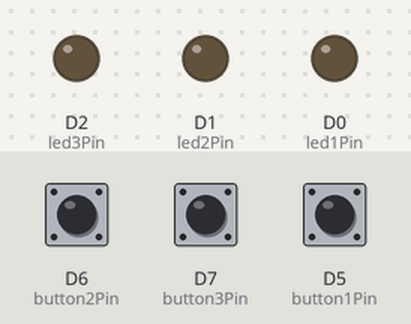
Recording of a program running on a simulated ESP8266 (NodeMCU). On the bench: output pins drawn as LEDs (lit = HIGH). Inputs (shaded band) come from the test bench; at power-on: D6 (button2Pin) HIGH, D7 (button3Pin) HIGH, D5 (button1Pin) HIGH.

Above: at 1.2 s.
1.3 s: D6 (button2Pin) pulled LOW for 0.15 s
At 1.37 s:
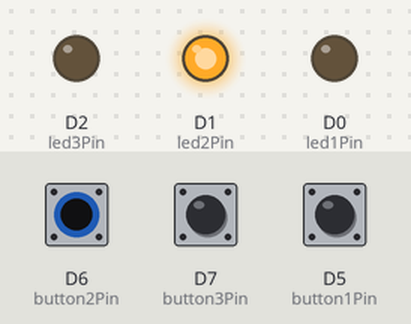
2.9 s: D7 (button3Pin) pulled LOW for 0.15 s
At 2.97 s:
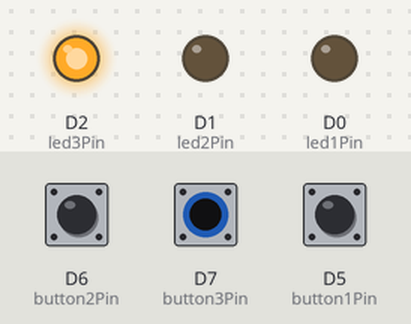
4.5 s: D5 (button1Pin) pulled LOW for 0.15 s
At 4.57 s:
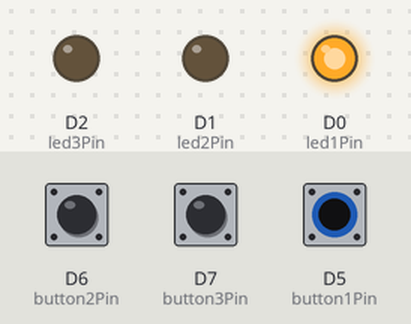
6.1 s: D5 (button1Pin) pulled LOW for 3.2 s
At 9.6 s:
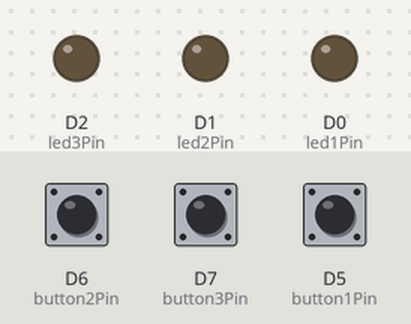
10.8 s: D6 (button2Pin) pulled LOW for 3.2 s
At 12.0 s:
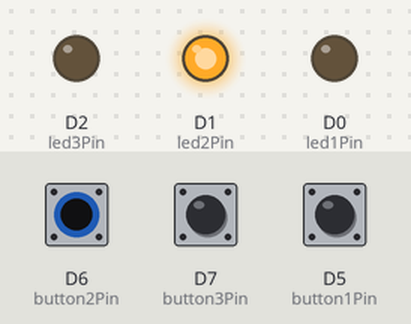
15.5 s: D6 (button2Pin) driven LOW and D7 (button3Pin) driven LOW
At 16.8 s:
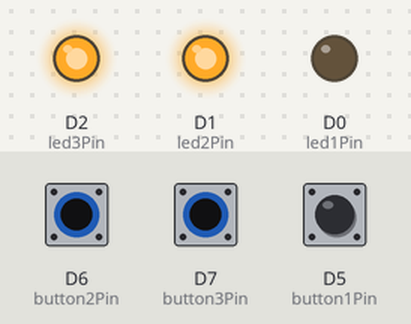
Timing chart, 0 to 18.0 s (numbered marks = the images above; inputs shaded):
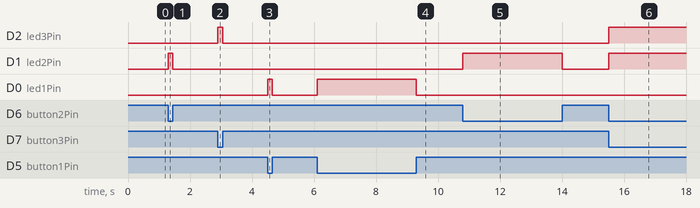

Measured:
- after the input at 1.3 s, D1 (led2Pin): LOW → HIGH at once, → LOW 0.15 s later
- after the input at 2.9 s, D2 (led3Pin): LOW → HIGH at once, → LOW 0.15 s later
- after the input at 4.5 s, D0 (led1Pin): LOW → HIGH at once, → LOW 0.15 s later
- after the input at 6.1 s, D0 (led1Pin): LOW → HIGH at once, → LOW 3.2 s later
- after the input at 10.8 s, D1 (led2Pin): LOW → HIGH at once, → LOW 3.2 s later
- after the input at 15.5 s, D2 (led3Pin), D1 (led2Pin): LOW → HIGH at once

The program:

main.cpp
```cpp
#include <Arduino.h>
// ESP8266 நிரலாக்கத்திற்கு தேவையான Arduino மைய நிரல் தொகுப்பை சேர்க்கவும் - Include the Arduino core library required for ESP8266 programming

// ESP8266 (NodeMCU) க்கான LED மற்றும் பொத்தான்களின் இணைப்புகள் - Define LED and button pins for ESP8266 (NodeMCU)
const int led1Pin = D0;       // LED 1, D0 (GPIO16) க்கு இணைக்கப்பட்டுள்ளது - LED 1 is connected to D0 (GPIO16) - physical pin D0 on NodeMCU
const int led2Pin = D1;       // LED 2, D1 (GPIO5) க்கு இணைக்கப்பட்டுள்ளது - LED 2 is connected to D1 (GPIO5)
const int led3Pin = D2;       // LED 3, D2 (GPIO4) க்கு இணைக்கப்பட்டுள்ளது - LED 3 is connected to D2 (GPIO4)

const int button1Pin = D5;    // பொத்தான் 1, D5 (GPIO14) க்கு இணைக்கப்பட்டுள்ளது - Button 1 is connected to D5 (GPIO14)
const int button2Pin = D6;    // பொத்தான் 2, D6 (GPIO12) க்கு இணைக்கப்பட்டுள்ளது - Button 2 is connected to D6 (GPIO12)
const int button3Pin = D7;    // பொத்தான் 3, D7 (GPIO13) க்கு இணைக்கப்பட்டுள்ளது - Button 3 is connected to D7 (GPIO13)

void setup() {
  // LED களின் மின்னியல் கொம்கபுளை வெளியீடுகளாக அமைக்கிறது - Initialize LED pins as outputs
  pinMode(led1Pin, OUTPUT);  // LED 1 க்கு D0 ஐ OUTPUT ஆக அமைக்கிறது - Set D0 as OUTPUT for LED 1
  pinMode(led2Pin, OUTPUT);  // LED 2 க்கு D1 ஐ OUTPUT ஆக அமைக்கிறது - Set D1 as OUTPUT for LED 2
  pinMode(led3Pin, OUTPUT);  // LED 3 க்கு D2 ஐ OUTPUT ஆக அமைக்கிறது - Set D2 as OUTPUT for LED 3

  // பொத்தான் மின்னியல் கொம்கபுளை உள் Pull-up தடுப்பெதிரிகளுடன் உள்ளீடுகளாக அமைக்கவும் - Initialize button pins as inputs with internal pull-up resistors
  pinMode(button1Pin, INPUT_PULLUP);  // பொத்தான் 1 க்கு D5 ஐ INPUT_PULLUP ஆக அமைக்கிறது - D5 as INPUT with internal pull-up for Button 1
  pinMode(button2Pin, INPUT_PULLUP);  // பொத்தான் 2 க்கு D6 ஐ INPUT_PULLUP ஆக அமைக்கிறது - D6 as INPUT with internal pull-up for Button 2
  pinMode(button3Pin, INPUT_PULLUP);  // பொத்தான் 3 க்கு D7 ஐ INPUT_PULLUP ஆக அமைக்கிறது - D7 as INPUT with internal pull-up for Button 3
}

void loop() {
  // பொத்தாகளின் நிலைகளை கண்டறிகிறது (ஓர் பொத்தான் அழுத்தப்படும்போது அது தாழ்ந்த நிலையாக இருக்கும்) - Read button states (LOW when pressed because of INPUT_PULLUP)
  int button1State = digitalRead(button1Pin);  // பொத்தான் 1 இன் நிலையை கண்டறிகிறது - Read the state of Button 1
  int button2State = digitalRead(button2Pin);  // பொத்தான் 2 இன் நிலையை கண்டறிகிறது - Read the state of Button 2
  int button3State = digitalRead(button3Pin);  // பொத்தான் 3 இன் நிலையை கண்டறிகிறது - Read the state of Button 3

  // Button நிலையை அடிப்படையாகக் கொண்டு LED களை கட்டுப்படுத்துகிறது Control LEDs based on button states
  digitalWrite(led1Pin, button1State == LOW ? HIGH : LOW);  // பொத்தான் 1 அழுத்தப்பட்டால் (LOW), LED 1 ஐ இயக்கு - If Button 1 is pressed (LOW), turn ON LED 1
  digitalWrite(led2Pin, button2State == LOW ? HIGH : LOW);  // பொத்தான் 2 அழுத்தப்பட்டால், LED 2 ஐ இயக்கு - If Button 2 is pressed (LOW), turn ON LED 2
  digitalWrite(led3Pin, button3State == LOW ? HIGH : LOW);  // பொத்தான் 3 அழுத்தப்பட்டால், LED 3 ஐ இயக்கு - If Button 3 is pressed (LOW), turn ON LED 3
}
```
